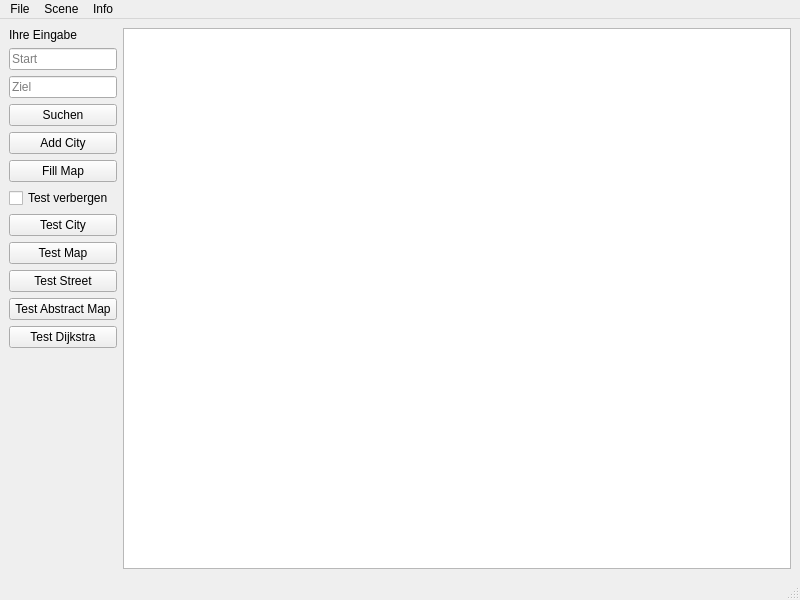
<?xml version="1.0" encoding="UTF-8"?>
<ui version="4.0">
 <class>MainWindow</class>
 <widget class="QMainWindow" name="MainWindow">
  <property name="geometry">
   <rect>
    <x>0</x>
    <y>0</y>
    <width>800</width>
    <height>600</height>
   </rect>
  </property>
  <property name="windowTitle">
   <string>MainWindow</string>
  </property>
  <widget class="QWidget" name="centralwidget">
   <layout class="QGridLayout" name="gridLayout" columnstretch="0,1">
    <item row="8" column="0">
     <widget class="QPushButton" name="pushButton_testMap">
      <property name="text">
       <string>Test Map</string>
      </property>
     </widget>
    </item>
    <item row="4" column="0">
     <widget class="QPushButton" name="pushButton_addCity">
      <property name="text">
       <string>Add City</string>
      </property>
     </widget>
    </item>
    <item row="11" column="0">
     <widget class="QPushButton" name="pushButton_testDijkstra">
      <property name="text">
       <string>Test Dijkstra</string>
      </property>
     </widget>
    </item>
    <item row="10" column="0">
     <widget class="QPushButton" name="pushButton_testAbsMap">
      <property name="text">
       <string>Test Abstract Map</string>
      </property>
     </widget>
    </item>
    <item row="6" column="0">
     <widget class="QCheckBox" name="checkBox_testVerbergen">
      <property name="text">
       <string>Test verbergen</string>
      </property>
     </widget>
    </item>
    <item row="9" column="0">
     <widget class="QPushButton" name="pushButton_testStreet">
      <property name="text">
       <string>Test Street</string>
      </property>
     </widget>
    </item>
    <item row="0" column="1" rowspan="13">
     <widget class="QGraphicsView" name="graphicsView"/>
    </item>
    <item row="5" column="0">
     <widget class="QPushButton" name="pushButton_fillMap">
      <property name="text">
       <string>Fill Map</string>
      </property>
     </widget>
    </item>
    <item row="1" column="0">
     <widget class="QLineEdit" name="lineEdit_cityStart">
      <property name="placeholderText">
       <string>Start</string>
      </property>
      <property name="clearButtonEnabled">
       <bool>true</bool>
      </property>
     </widget>
    </item>
    <item row="3" column="0">
     <widget class="QPushButton" name="pushButton_eingabe">
      <property name="toolTip">
       <string>Sucht die eingegebene Stadt</string>
      </property>
      <property name="text">
       <string>Suchen</string>
      </property>
     </widget>
    </item>
    <item row="0" column="0">
     <widget class="QLabel" name="label_eingabe">
      <property name="text">
       <string>Ihre Eingabe</string>
      </property>
     </widget>
    </item>
    <item row="12" column="0">
     <spacer name="spacer">
      <property name="orientation">
       <enum>Qt::Orientation::Vertical</enum>
      </property>
      <property name="sizeHint" stdset="0">
       <size>
        <width>20</width>
        <height>40</height>
       </size>
      </property>
     </spacer>
    </item>
    <item row="7" column="0">
     <widget class="QPushButton" name="pushButton_testCity">
      <property name="text">
       <string>Test City</string>
      </property>
     </widget>
    </item>
    <item row="2" column="0">
     <widget class="QLineEdit" name="lineEdit_cityZiel">
      <property name="placeholderText">
       <string>Ziel</string>
      </property>
     </widget>
    </item>
   </layout>
  </widget>
  <widget class="QStatusBar" name="statusbar"/>
  <widget class="QMenuBar" name="menuBar">
   <property name="geometry">
    <rect>
     <x>0</x>
     <y>0</y>
     <width>800</width>
     <height>21</height>
    </rect>
   </property>
   <widget class="QMenu" name="menuFile">
    <property name="title">
     <string>File</string>
    </property>
    <addaction name="actionOpen"/>
    <addaction name="actionSave"/>
    <addaction name="separator"/>
    <addaction name="actionExit"/>
   </widget>
   <widget class="QMenu" name="menuScene">
    <property name="title">
     <string>Scene</string>
    </property>
    <addaction name="actionClear_Scene"/>
   </widget>
   <widget class="QMenu" name="menuInfo">
    <property name="title">
     <string>Info</string>
    </property>
    <addaction name="actionAbout"/>
   </widget>
   <addaction name="menuFile"/>
   <addaction name="menuScene"/>
   <addaction name="menuInfo"/>
  </widget>
  <action name="actionOpen">
   <property name="enabled">
    <bool>false</bool>
   </property>
   <property name="text">
    <string>Open</string>
   </property>
  </action>
  <action name="actionSave">
   <property name="enabled">
    <bool>false</bool>
   </property>
   <property name="text">
    <string>Save</string>
   </property>
  </action>
  <action name="actionExit">
   <property name="text">
    <string>Exit</string>
   </property>
   <property name="shortcut">
    <string>Alt+E</string>
   </property>
  </action>
  <action name="actionClear_Scene">
   <property name="text">
    <string>Clear Scene</string>
   </property>
   <property name="shortcut">
    <string>Alt+S</string>
   </property>
  </action>
  <action name="actionAbout">
   <property name="text">
    <string>About</string>
   </property>
  </action>
 </widget>
 <resources/>
 <connections/>
</ui>
